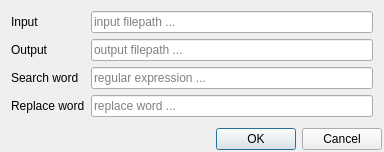
<?xml version="1.0" encoding="UTF-8"?>
<ui version="4.0">
 <class>FileTextReplaceDialog</class>
 <widget class="QDialog" name="FileTextReplaceDialog">
  <property name="geometry">
   <rect>
    <x>0</x>
    <y>0</y>
    <width>384</width>
    <height>150</height>
   </rect>
  </property>
  <property name="windowTitle">
   <string>Dialog</string>
  </property>
  <layout class="QVBoxLayout" name="verticalLayout">
   <property name="spacing">
    <number>2</number>
   </property>
   <property name="leftMargin">
    <number>2</number>
   </property>
   <property name="topMargin">
    <number>2</number>
   </property>
   <property name="rightMargin">
    <number>2</number>
   </property>
   <property name="bottomMargin">
    <number>2</number>
   </property>
   <item>
    <widget class="QFrame" name="frame">
     <property name="sizePolicy">
      <sizepolicy hsizetype="Preferred" vsizetype="Fixed">
       <horstretch>0</horstretch>
       <verstretch>0</verstretch>
      </sizepolicy>
     </property>
     <property name="frameShape">
      <enum>QFrame::NoFrame</enum>
     </property>
     <property name="frameShadow">
      <enum>QFrame::Raised</enum>
     </property>
     <layout class="QGridLayout" name="gridLayout">
      <item row="0" column="0">
       <widget class="QLabel" name="label">
        <property name="text">
         <string>Input</string>
        </property>
       </widget>
      </item>
      <item row="1" column="0">
       <widget class="QLabel" name="label_2">
        <property name="text">
         <string>Output</string>
        </property>
       </widget>
      </item>
      <item row="1" column="2">
       <widget class="QLineEdit" name="outputEdit">
        <property name="placeholderText">
         <string>output filepath ...</string>
        </property>
       </widget>
      </item>
      <item row="0" column="2">
       <widget class="QLineEdit" name="inputEdit">
        <property name="placeholderText">
         <string>input filepath ...</string>
        </property>
       </widget>
      </item>
      <item row="2" column="2">
       <widget class="QLineEdit" name="searchEdit">
        <property name="placeholderText">
         <string>regular expression ...</string>
        </property>
       </widget>
      </item>
      <item row="2" column="0">
       <widget class="QLabel" name="label_3">
        <property name="text">
         <string>Search word</string>
        </property>
       </widget>
      </item>
      <item row="4" column="0">
       <widget class="QLabel" name="label_4">
        <property name="text">
         <string>Replace word</string>
        </property>
       </widget>
      </item>
      <item row="4" column="2">
       <widget class="QLineEdit" name="replaceEdit">
        <property name="placeholderText">
         <string>replace word ...</string>
        </property>
       </widget>
      </item>
     </layout>
    </widget>
   </item>
   <item>
    <widget class="QDialogButtonBox" name="buttonBox">
     <property name="orientation">
      <enum>Qt::Horizontal</enum>
     </property>
     <property name="standardButtons">
      <set>QDialogButtonBox::Cancel|QDialogButtonBox::Ok</set>
     </property>
    </widget>
   </item>
  </layout>
 </widget>
 <resources/>
 <connections>
  <connection>
   <sender>buttonBox</sender>
   <signal>accepted()</signal>
   <receiver>FileTextReplaceDialog</receiver>
   <slot>accept()</slot>
   <hints>
    <hint type="sourcelabel">
     <x>248</x>
     <y>254</y>
    </hint>
    <hint type="destinationlabel">
     <x>157</x>
     <y>274</y>
    </hint>
   </hints>
  </connection>
  <connection>
   <sender>buttonBox</sender>
   <signal>rejected()</signal>
   <receiver>FileTextReplaceDialog</receiver>
   <slot>reject()</slot>
   <hints>
    <hint type="sourcelabel">
     <x>316</x>
     <y>260</y>
    </hint>
    <hint type="destinationlabel">
     <x>286</x>
     <y>274</y>
    </hint>
   </hints>
  </connection>
 </connections>
</ui>
